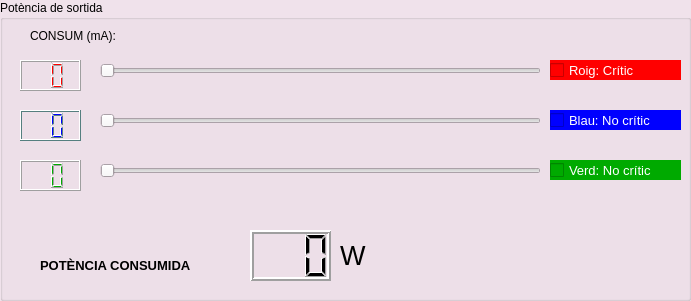
   <widget class="QGroupBox" name="groupBox_2">
    <property name="geometry">
     <rect>
      <x>400</x>
      <y>20</y>
      <width>691</width>
      <height>301</height>
     </rect>
    </property>
    <property name="palette">
     <palette>
      <active>
       <colorrole role="Base">
        <brush brushstyle="SolidPattern">
         <color alpha="255">
          <red>255</red>
          <green>255</green>
          <blue>255</blue>
         </color>
        </brush>
       </colorrole>
       <colorrole role="Window">
        <brush brushstyle="SolidPattern">
         <color alpha="255">
          <red>240</red>
          <green>226</green>
          <blue>235</blue>
         </color>
        </brush>
       </colorrole>
      </active>
      <inactive>
       <colorrole role="Base">
        <brush brushstyle="SolidPattern">
         <color alpha="255">
          <red>255</red>
          <green>255</green>
          <blue>255</blue>
         </color>
        </brush>
       </colorrole>
       <colorrole role="Window">
        <brush brushstyle="SolidPattern">
         <color alpha="255">
          <red>240</red>
          <green>226</green>
          <blue>235</blue>
         </color>
        </brush>
       </colorrole>
      </inactive>
      <disabled>
       <colorrole role="Base">
        <brush brushstyle="SolidPattern">
         <color alpha="255">
          <red>240</red>
          <green>226</green>
          <blue>235</blue>
         </color>
        </brush>
       </colorrole>
       <colorrole role="Window">
        <brush brushstyle="SolidPattern">
         <color alpha="255">
          <red>240</red>
          <green>226</green>
          <blue>235</blue>
         </color>
        </brush>
       </colorrole>
      </disabled>
     </palette>
    </property>
    <property name="title">
     <string>Potència de sortida</string>
    </property>
    <widget class="QLCDNumber" name="lcdNumber_10">
     <property name="geometry">
      <rect>
       <x>250</x>
       <y>230</y>
       <width>81</width>
       <height>51</height>
      </rect>
     </property>
     <property name="font">
      <font>
       <family>Arial</family>
       <pointsize>10</pointsize>
       <weight>75</weight>
       <bold>true</bold>
      </font>
     </property>
     <property name="lineWidth">
      <number>2</number>
     </property>
     <property name="digitCount">
      <number>3</number>
     </property>
    </widget>
    <widget class="QLabel" name="label_9">
     <property name="geometry">
      <rect>
       <x>40</x>
       <y>250</y>
       <width>191</width>
       <height>31</height>
      </rect>
     </property>
     <property name="font">
      <font>
       <family>Arial</family>
       <pointsize>10</pointsize>
       <weight>75</weight>
       <bold>true</bold>
      </font>
     </property>
     <property name="text">
      <string>POTÈNCIA CONSUMIDA</string>
     </property>
    </widget>
    <widget class="QLCDNumber" name="lcdNumber_3">
     <property name="geometry">
      <rect>
       <x>20</x>
       <y>160</y>
       <width>61</width>
       <height>31</height>
      </rect>
     </property>
     <property name="palette">
      <palette>
       <active>
        <colorrole role="WindowText">
         <brush brushstyle="SolidPattern">
          <color alpha="255">
           <red>0</red>
           <green>170</green>
           <blue>0</blue>
          </color>
         </brush>
        </colorrole>
       </active>
       <inactive>
        <colorrole role="WindowText">
         <brush brushstyle="SolidPattern">
          <color alpha="255">
           <red>0</red>
           <green>170</green>
           <blue>0</blue>
          </color>
         </brush>
        </colorrole>
       </inactive>
       <disabled>
        <colorrole role="WindowText">
         <brush brushstyle="SolidPattern">
          <color alpha="255">
           <red>120</red>
           <green>120</green>
           <blue>120</blue>
          </color>
         </brush>
        </colorrole>
       </disabled>
      </palette>
     </property>
     <property name="font">
      <font>
       <family>Arial</family>
       <pointsize>10</pointsize>
       <weight>75</weight>
       <bold>true</bold>
      </font>
     </property>
     <property name="digitCount">
      <number>2</number>
     </property>
    </widget>
    <widget class="QLCDNumber" name="lcdNumber_2">
     <property name="geometry">
      <rect>
       <x>20</x>
       <y>110</y>
       <width>61</width>
       <height>31</height>
      </rect>
     </property>
     <property name="palette">
      <palette>
       <active>
        <colorrole role="WindowText">
         <brush brushstyle="SolidPattern">
          <color alpha="255">
           <red>0</red>
           <green>0</green>
           <blue>255</blue>
          </color>
         </brush>
        </colorrole>
        <colorrole role="Button">
         <brush brushstyle="SolidPattern">
          <color alpha="255">
           <red>170</red>
           <green>255</green>
           <blue>255</blue>
          </color>
         </brush>
        </colorrole>
        <colorrole role="Light">
         <brush brushstyle="SolidPattern">
          <color alpha="255">
           <red>255</red>
           <green>255</green>
           <blue>255</blue>
          </color>
         </brush>
        </colorrole>
        <colorrole role="Midlight">
         <brush brushstyle="SolidPattern">
          <color alpha="255">
           <red>212</red>
           <green>255</green>
           <blue>255</blue>
          </color>
         </brush>
        </colorrole>
        <colorrole role="Dark">
         <brush brushstyle="SolidPattern">
          <color alpha="255">
           <red>85</red>
           <green>127</green>
           <blue>127</blue>
          </color>
         </brush>
        </colorrole>
        <colorrole role="Mid">
         <brush brushstyle="SolidPattern">
          <color alpha="255">
           <red>113</red>
           <green>170</green>
           <blue>170</blue>
          </color>
         </brush>
        </colorrole>
        <colorrole role="Text">
         <brush brushstyle="SolidPattern">
          <color alpha="255">
           <red>0</red>
           <green>0</green>
           <blue>0</blue>
          </color>
         </brush>
        </colorrole>
        <colorrole role="BrightText">
         <brush brushstyle="SolidPattern">
          <color alpha="255">
           <red>255</red>
           <green>255</green>
           <blue>255</blue>
          </color>
         </brush>
        </colorrole>
        <colorrole role="ButtonText">
         <brush brushstyle="SolidPattern">
          <color alpha="255">
           <red>0</red>
           <green>0</green>
           <blue>0</blue>
          </color>
         </brush>
        </colorrole>
        <colorrole role="Base">
         <brush brushstyle="SolidPattern">
          <color alpha="255">
           <red>255</red>
           <green>255</green>
           <blue>255</blue>
          </color>
         </brush>
        </colorrole>
        <colorrole role="Window">
         <brush brushstyle="SolidPattern">
          <color alpha="255">
           <red>170</red>
           <green>255</green>
           <blue>255</blue>
          </color>
         </brush>
        </colorrole>
        <colorrole role="Shadow">
         <brush brushstyle="SolidPattern">
          <color alpha="255">
           <red>0</red>
           <green>0</green>
           <blue>0</blue>
          </color>
         </brush>
        </colorrole>
        <colorrole role="Highlight">
         <brush brushstyle="SolidPattern">
          <color alpha="255">
           <red>255</red>
           <green>0</green>
           <blue>255</blue>
          </color>
         </brush>
        </colorrole>
        <colorrole role="AlternateBase">
         <brush brushstyle="SolidPattern">
          <color alpha="255">
           <red>212</red>
           <green>255</green>
           <blue>255</blue>
          </color>
         </brush>
        </colorrole>
        <colorrole role="ToolTipBase">
         <brush brushstyle="SolidPattern">
          <color alpha="255">
           <red>255</red>
           <green>255</green>
           <blue>220</blue>
          </color>
         </brush>
        </colorrole>
        <colorrole role="ToolTipText">
         <brush brushstyle="SolidPattern">
          <color alpha="255">
           <red>0</red>
           <green>0</green>
           <blue>0</blue>
          </color>
         </brush>
        </colorrole>
        <colorrole role="PlaceholderText">
         <brush brushstyle="SolidPattern">
          <color alpha="128">
           <red>0</red>
           <green>0</green>
           <blue>0</blue>
          </color>
         </brush>
        </colorrole>
       </active>
       <inactive>
        <colorrole role="WindowText">
         <brush brushstyle="SolidPattern">
          <color alpha="255">
           <red>0</red>
           <green>0</green>
           <blue>255</blue>
          </color>
         </brush>
        </colorrole>
        <colorrole role="Button">
         <brush brushstyle="SolidPattern">
          <color alpha="255">
           <red>170</red>
           <green>255</green>
           <blue>255</blue>
          </color>
         </brush>
        </colorrole>
        <colorrole role="Light">
         <brush brushstyle="SolidPattern">
          <color alpha="255">
           <red>255</red>
           <green>255</green>
           <blue>255</blue>
          </color>
         </brush>
        </colorrole>
        <colorrole role="Midlight">
         <brush brushstyle="SolidPattern">
          <color alpha="255">
           <red>212</red>
           <green>255</green>
           <blue>255</blue>
          </color>
         </brush>
        </colorrole>
        <colorrole role="Dark">
         <brush brushstyle="SolidPattern">
          <color alpha="255">
           <red>85</red>
           <green>127</green>
           <blue>127</blue>
          </color>
         </brush>
        </colorrole>
        <colorrole role="Mid">
         <brush brushstyle="SolidPattern">
          <color alpha="255">
           <red>113</red>
           <green>170</green>
           <blue>170</blue>
          </color>
         </brush>
        </colorrole>
        <colorrole role="Text">
         <brush brushstyle="SolidPattern">
          <color alpha="255">
           <red>0</red>
           <green>0</green>
           <blue>0</blue>
          </color>
         </brush>
        </colorrole>
        <colorrole role="BrightText">
         <brush brushstyle="SolidPattern">
          <color alpha="255">
           <red>255</red>
           <green>255</green>
           <blue>255</blue>
          </color>
         </brush>
        </colorrole>
        <colorrole role="ButtonText">
         <brush brushstyle="SolidPattern">
          <color alpha="255">
           <red>0</red>
           <green>0</green>
           <blue>0</blue>
          </color>
         </brush>
        </colorrole>
        <colorrole role="Base">
         <brush brushstyle="SolidPattern">
          <color alpha="255">
           <red>255</red>
           <green>255</green>
           <blue>255</blue>
          </color>
         </brush>
        </colorrole>
        <colorrole role="Window">
         <brush brushstyle="SolidPattern">
          <color alpha="255">
           <red>170</red>
           <green>255</green>
           <blue>255</blue>
          </color>
         </brush>
        </colorrole>
        <colorrole role="Shadow">
         <brush brushstyle="SolidPattern">
          <color alpha="255">
           <red>0</red>
           <green>0</green>
           <blue>0</blue>
          </color>
         </brush>
        </colorrole>
        <colorrole role="Highlight">
         <brush brushstyle="SolidPattern">
          <color alpha="255">
           <red>255</red>
           <green>0</green>
           <blue>255</blue>
          </color>
         </brush>
        </colorrole>
        <colorrole role="AlternateBase">
         <brush brushstyle="SolidPattern">
          <color alpha="255">
           <red>212</red>
           <green>255</green>
           <blue>255</blue>
          </color>
         </brush>
        </colorrole>
        <colorrole role="ToolTipBase">
         <brush brushstyle="SolidPattern">
          <color alpha="255">
           <red>255</red>
           <green>255</green>
           <blue>220</blue>
          </color>
         </brush>
        </colorrole>
        <colorrole role="ToolTipText">
         <brush brushstyle="SolidPattern">
          <color alpha="255">
           <red>0</red>
           <green>0</green>
           <blue>0</blue>
          </color>
         </brush>
        </colorrole>
        <colorrole role="PlaceholderText">
         <brush brushstyle="SolidPattern">
          <color alpha="128">
           <red>0</red>
           <green>0</green>
           <blue>0</blue>
          </color>
         </brush>
        </colorrole>
       </inactive>
       <disabled>
        <colorrole role="WindowText">
         <brush brushstyle="SolidPattern">
          <color alpha="255">
           <red>85</red>
           <green>127</green>
           <blue>127</blue>
          </color>
         </brush>
        </colorrole>
        <colorrole role="Button">
         <brush brushstyle="SolidPattern">
          <color alpha="255">
           <red>170</red>
           <green>255</green>
           <blue>255</blue>
          </color>
         </brush>
        </colorrole>
        <colorrole role="Light">
         <brush brushstyle="SolidPattern">
          <color alpha="255">
           <red>255</red>
           <green>255</green>
           <blue>255</blue>
          </color>
         </brush>
        </colorrole>
        <colorrole role="Midlight">
         <brush brushstyle="SolidPattern">
          <color alpha="255">
           <red>212</red>
           <green>255</green>
           <blue>255</blue>
          </color>
         </brush>
        </colorrole>
        <colorrole role="Dark">
         <brush brushstyle="SolidPattern">
          <color alpha="255">
           <red>85</red>
           <green>127</green>
           <blue>127</blue>
          </color>
         </brush>
        </colorrole>
        <colorrole role="Mid">
         <brush brushstyle="SolidPattern">
          <color alpha="255">
           <red>113</red>
           <green>170</green>
           <blue>170</blue>
          </color>
         </brush>
        </colorrole>
        <colorrole role="Text">
         <brush brushstyle="SolidPattern">
          <color alpha="255">
           <red>85</red>
           <green>127</green>
           <blue>127</blue>
          </color>
         </brush>
        </colorrole>
        <colorrole role="BrightText">
         <brush brushstyle="SolidPattern">
          <color alpha="255">
           <red>255</red>
           <green>255</green>
           <blue>255</blue>
          </color>
         </brush>
        </colorrole>
        <colorrole role="ButtonText">
         <brush brushstyle="SolidPattern">
          <color alpha="255">
           <red>85</red>
           <green>127</green>
           <blue>127</blue>
          </color>
         </brush>
        </colorrole>
        <colorrole role="Base">
         <brush brushstyle="SolidPattern">
          <color alpha="255">
           <red>170</red>
           <green>255</green>
           <blue>255</blue>
          </color>
         </brush>
        </colorrole>
        <colorrole role="Window">
         <brush brushstyle="SolidPattern">
          <color alpha="255">
           <red>170</red>
           <green>255</green>
           <blue>255</blue>
          </color>
         </brush>
        </colorrole>
        <colorrole role="Shadow">
         <brush brushstyle="SolidPattern">
          <color alpha="255">
           <red>0</red>
           <green>0</green>
           <blue>0</blue>
          </color>
         </brush>
        </colorrole>
        <colorrole role="Highlight">
         <brush brushstyle="SolidPattern">
          <color alpha="255">
           <red>0</red>
           <green>120</green>
           <blue>215</blue>
          </color>
         </brush>
        </colorrole>
        <colorrole role="AlternateBase">
         <brush brushstyle="SolidPattern">
          <color alpha="255">
           <red>170</red>
           <green>255</green>
           <blue>255</blue>
          </color>
         </brush>
        </colorrole>
        <colorrole role="ToolTipBase">
         <brush brushstyle="SolidPattern">
          <color alpha="255">
           <red>255</red>
           <green>255</green>
           <blue>220</blue>
          </color>
         </brush>
        </colorrole>
        <colorrole role="ToolTipText">
         <brush brushstyle="SolidPattern">
          <color alpha="255">
           <red>0</red>
           <green>0</green>
           <blue>0</blue>
          </color>
         </brush>
        </colorrole>
        <colorrole role="PlaceholderText">
         <brush brushstyle="SolidPattern">
          <color alpha="128">
           <red>0</red>
           <green>0</green>
           <blue>0</blue>
          </color>
         </brush>
        </colorrole>
       </disabled>
      </palette>
     </property>
     <property name="font">
      <font>
       <family>Arial</family>
       <pointsize>10</pointsize>
       <weight>75</weight>
       <bold>true</bold>
      </font>
     </property>
     <property name="styleSheet">
      <string notr="true"/>
     </property>
     <property name="digitCount">
      <number>2</number>
     </property>
    </widget>
    <widget class="QLCDNumber" name="lcdNumber_1">
     <property name="geometry">
      <rect>
       <x>20</x>
       <y>60</y>
       <width>61</width>
       <height>31</height>
      </rect>
     </property>
     <property name="palette">
      <palette>
       <active>
        <colorrole role="WindowText">
         <brush brushstyle="SolidPattern">
          <color alpha="255">
           <red>255</red>
           <green>0</green>
           <blue>0</blue>
          </color>
         </brush>
        </colorrole>
       </active>
       <inactive>
        <colorrole role="WindowText">
         <brush brushstyle="SolidPattern">
          <color alpha="255">
           <red>255</red>
           <green>0</green>
           <blue>0</blue>
          </color>
         </brush>
        </colorrole>
       </inactive>
       <disabled>
        <colorrole role="WindowText">
         <brush brushstyle="SolidPattern">
          <color alpha="255">
           <red>120</red>
           <green>120</green>
           <blue>120</blue>
          </color>
         </brush>
        </colorrole>
       </disabled>
      </palette>
     </property>
     <property name="font">
      <font>
       <family>Arial</family>
       <pointsize>10</pointsize>
       <weight>75</weight>
       <bold>true</bold>
      </font>
     </property>
     <property name="styleSheet">
      <string notr="true">&lt;property name=&quot;styleSheet&quot;&gt;
 &lt;string notr=&quot;true&quot;&gt;
  QLCDNumber {
   background-color: #2d2d2d;
   color: #00ff00;
   border: 1px solid black;
  }
 &lt;/string&gt;
&lt;/property&gt;</string>
     </property>
     <property name="digitCount">
      <number>2</number>
     </property>
    </widget>
    <widget class="QLabel" name="label_5">
     <property name="geometry">
      <rect>
       <x>30</x>
       <y>20</y>
       <width>141</width>
       <height>31</height>
      </rect>
     </property>
     <property name="text">
      <string>CONSUM (mA):</string>
     </property>
    </widget>
    <widget class="QCheckBox" name="checkBox">
     <property name="enabled">
      <bool>false</bool>
     </property>
     <property name="geometry">
      <rect>
       <x>550</x>
       <y>60</y>
       <width>131</width>
       <height>20</height>
      </rect>
     </property>
     <property name="font">
      <font>
       <family>Arial</family>
       <pointsize>10</pointsize>
      </font>
     </property>
     <property name="styleSheet">
      <string notr="true">color: rgb(255, 255, 255);
background-color: rgb(255, 0, 0);
</string>
     </property>
     <property name="text">
      <string>Roig: Crític</string>
     </property>
    </widget>
    <widget class="QCheckBox" name="checkBox_2">
     <property name="enabled">
      <bool>false</bool>
     </property>
     <property name="geometry">
      <rect>
       <x>550</x>
       <y>160</y>
       <width>131</width>
       <height>20</height>
      </rect>
     </property>
     <property name="font">
      <font>
       <family>Arial</family>
       <pointsize>10</pointsize>
      </font>
     </property>
     <property name="styleSheet">
      <string notr="true">background-color: rgb(0, 170, 0);
color: rgb(255, 255, 255)</string>
     </property>
     <property name="text">
      <string>Verd: No crític</string>
     </property>
    </widget>
    <widget class="QCheckBox" name="checkBox_3">
     <property name="enabled">
      <bool>false</bool>
     </property>
     <property name="geometry">
      <rect>
       <x>550</x>
       <y>110</y>
       <width>131</width>
       <height>20</height>
      </rect>
     </property>
     <property name="font">
      <font>
       <family>Arial</family>
       <pointsize>10</pointsize>
      </font>
     </property>
     <property name="styleSheet">
      <string notr="true">background-color: rgb(0, 0, 255);
color: rgb(255, 255, 255)</string>
     </property>
     <property name="text">
      <string>Blau: No crític</string>
     </property>
    </widget>
    <widget class="QLabel" name="label_12">
     <property name="geometry">
      <rect>
       <x>340</x>
       <y>230</y>
       <width>121</width>
       <height>51</height>
      </rect>
     </property>
     <property name="font">
      <font>
       <family>Arial</family>
       <pointsize>20</pointsize>
       <weight>50</weight>
       <bold>false</bold>
      </font>
     </property>
     <property name="contextMenuPolicy">
      <enum>Qt::NoContextMenu</enum>
     </property>
     <property name="text">
      <string>W</string>
     </property>
    </widget>
    <widget class="QSlider" name="horizontalSlider_1">
     <property name="geometry">
      <rect>
       <x>100</x>
       <y>60</y>
       <width>441</width>
       <height>22</height>
      </rect>
     </property>
     <property name="orientation">
      <enum>Qt::Horizontal</enum>
     </property>
    </widget>
    <widget class="QSlider" name="horizontalSlider_2">
     <property name="geometry">
      <rect>
       <x>100</x>
       <y>110</y>
       <width>441</width>
       <height>22</height>
      </rect>
     </property>
     <property name="orientation">
      <enum>Qt::Horizontal</enum>
     </property>
    </widget>
    <widget class="QSlider" name="horizontalSlider_3">
     <property name="geometry">
      <rect>
       <x>100</x>
       <y>160</y>
       <width>441</width>
       <height>22</height>
      </rect>
     </property>
     <property name="orientation">
      <enum>Qt::Horizontal</enum>
     </property>
    </widget>
   </widget>
